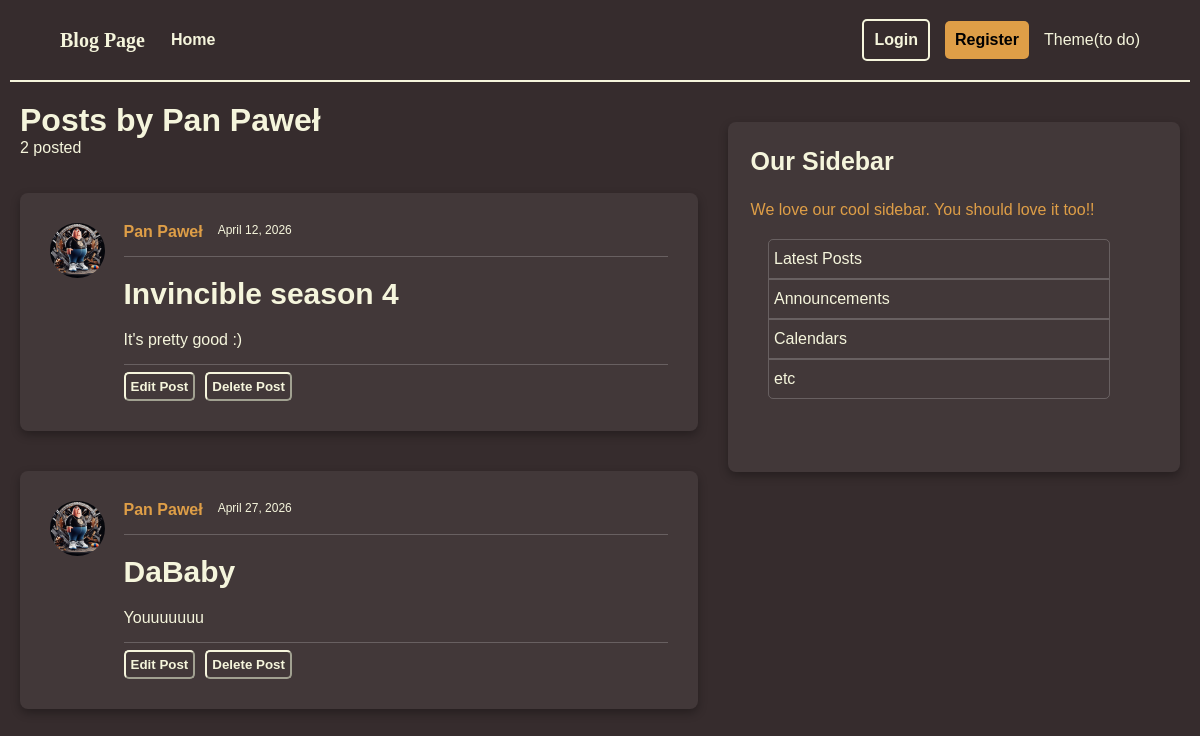
The page /users/1/posts on the database its author committed.
### models.py (models this page shows, shortened)
class User(Base):
    __tablename__ = "users"
    id: Mapped[int] = mapped_column(Integer, primary_key=True, index=True)
    username: Mapped[str] = mapped_column(String(50), unique=True, nullable=False)
    email: Mapped[str] = mapped_column(String(120), unique=True, nullable=False)
    image_file: Mapped[str | None] = mapped_column(
        String(200),
        nullable=True,
        default=None,
    )
    posts: Mapped[list[Post]] = relationship(back_populates="author", cascade = "all, delete-orphan")

class Post(Base):
    __tablename__ = "posts"
    id: Mapped[int] = mapped_column(Integer, primary_key=True, index=True)
    title: Mapped[str] = mapped_column(String(100), nullable=False)
    content: Mapped[str] = mapped_column(Text, nullable=False)
    user_id: Mapped[int] = mapped_column(
        ForeignKey("users.id"),
        nullable=False,
        index=True,
    )
    date_posted: Mapped[datetime] = mapped_column(
        DateTime(timezone=True),
        default=lambda: datetime.now(UTC),
    )
    author: Mapped[User] = relationship(back_populates="posts")

### main.py (the view)
@app.get("/users/{user_id}/posts", include_in_schema=False)
async def user_posts_page(request: Request, user_id: int, db: Annotated[AsyncSession, Depends(get_db)]):
    result = await db.execute(
        select(models.User).where(models.User.id == user_id),
        )
    user = result.scalars().first()
    if not user:
        raise HTTPException(
            status_code = status.HTTP_404_NOT_FOUND,
            detail = "User not found",
        )
    result = await db.execute(
        select(models.Post).options(selectinload(models.Post.author)).where(models.Post.user_id == user_id),
        )
    posts = result.scalars().all()
    return template.TemplateResponse(
        request,
        "user_posts.html",
        {"posts": posts, "user": user, "title": f"{user.username}'s Posts"},
    )

### templates/user_posts.html
{% extends "layout.html" %}
{% block content %}
    <h1 class="posts_by">Posts by {{ user.username }}</h1>
    <p class="num_of_posts">{{ posts|length }} posted</p>
    {% for post in posts %}
        <div class="container">
            <div class="full_post">
                <img class="profile_pic" src="{{ post.author.image_path }}" alt="A profile picture of {{ post.author.username }}">
                <div class="post-content">
                <div class="author-and-date">
                    <a class="author" href="#">{{ post.author.username }}</a>
                    <small class="date_posted">{{ post.date_posted.strftime('%B %d, %Y') }}</small>
                </div>
                <hr class="post-line">
                <h2>
                <a class="title" href="#">{{ post.title }}</a>
                </h2>
                <p class="content">{{ post.content }}</p>
                <hr class="post-line">
                <div class="post-buttons">
                    <button id="edit-button">Edit Post</button>
                    <button id="delete-button">Delete Post</button>
                </div>
            </div>
            </div>
        </div>
    {% else %}
        <p class="no_posts">No posts by this user yet</p>
    {% endfor %}
{% endblock content %}

### static/style.css (style rules this page uses)
body { background-color: rgb(54, 44, 45); color: beige; margin: 0%; font-family: sans-serif; }
a { border-radius: 5px; }
.container { background-color: rgb(66, 56, 57); border-radius: 8px; margin-top: 20px; margin-bottom: 20px; padding: 30px; display: flex; flex-direction: column; box-shadow: 0 4px 10px rgba(0,0,0,0.3); max-width: 800px; }
.full_post { display: flex; flex-direction: row; }
.post-content { display: flex; flex-direction: column; flex-grow: 1; }
.author { color: rgb(222, 158, 71); font-size: 16px; font-weight: bold; text-decoration: none; margin-right: 15px; }
.title { color: beige; text-decoration: none; font-size: 30px; margin-top: 0; margin-bottom: 5px; }
.content { color: beige; margin: 0; inline-size: 100%; word-break: break-word; overflow-wrap: break-word; }
.author-and-date { display: flex; flex-direction: row; font-size: 0.9rem; }
.post-line { border: 0; border-top: 1px solid rgba(255, 255, 255, 0.2); margin: 15px 0 0 0; width: 100%; }
.post-buttons { margin-top: 7px; display: flex; flex-direction: row; }
.post-buttons button { padding: 5px; margin-right: 10px; border-radius: 5px; background-color: transparent; font-weight: bold; }
#edit-button { color: beige; border-color: beige; }
#delete-button { color: beige; border-color: beige; }
.profile_pic { width: 55px; height: 55px; border-radius: 30px; margin-right: 3%; }
.posts_by { margin: 0; }
.num_of_posts { margin-top: 0; }

### rows shown on the page
User: username "Pan Paweł"
Post: author.image_path (picture), author.username "Pan Paweł", date_posted "April 12, 2026", title "Invincible season 4", content "It's pretty good :)"
Post: author.image_path (picture), author.username "Pan Paweł", date_posted "April 27, 2026", title "DaBaby", content "Youuuuuuu"

### other values the page prints
{{ posts|length }} "2"
